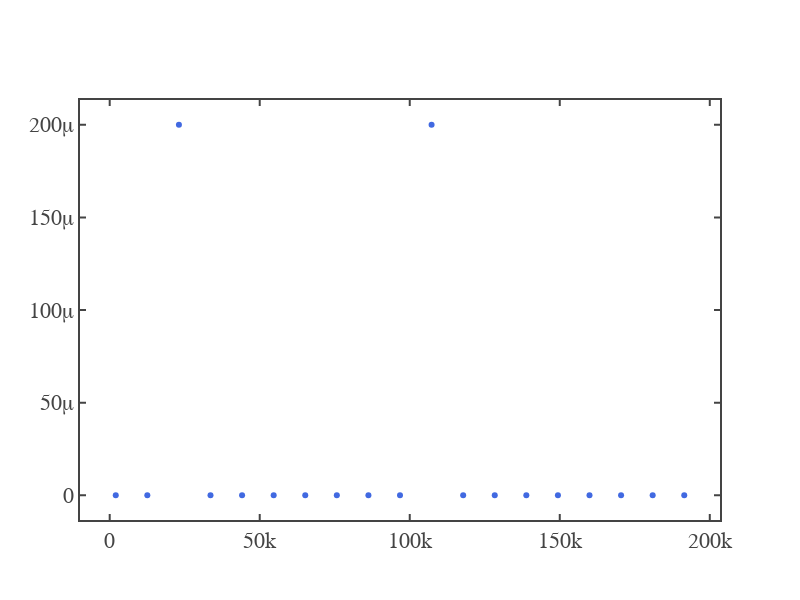

The notebook cell saved with this chart:
### Code cell
# For Lifetime Measurement

x_old=delay1+delay2+read_on+timeRange[:-1]
y_old=signal_data
fig = go.Figure()
fig.add_scatter(x=x_old,y=y_old,mode='markers',marker=dict(color="royalblue"),name='Experimental Data' )
fig.update_layout(template = fig_template,width=800,height=600)
fig.show()

### Figure 1 — Plotly figure (JSON) as saved in the notebook; plotly's stock layout.template omitted (floating-point values rounded to 4 significant figures)
{"data": [{"marker": {"color": "royalblue"}, "mode": "markers", "name": "Experimental Data", "type": "scatter", "x": [2016, 12540.0, 23070.0, 33590.0, 44120.0, 54650.0, 65170.0, 75700.0, 86230.0, 96750.0, 107300.0, 117800.0, 128300.0, 138900.0, 149400.0, 159900.0, 170400.0, 181000.0, 191500.0], "y": [0, 0, 0.0002, 0, 0, 0, 0, 0, 0, 0, 0.0002, 0, 0, 0, 0, 0, 0, 0, 0]}], "layout": {"height": 600, "width": 800, "xaxis": {"autorange": true, "range": [-9899.0, 203400.0], "type": "linear"}, "yaxis": {"autorange": true, "range": [-1.336e-05, 0.0002134], "type": "linear"}}}
